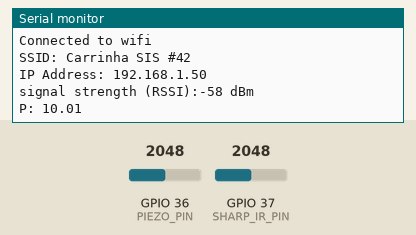
The sketch below on a simulated ESP32. Parts: the last lines printed to the serial monitor. The inputs (shaded band) are chosen by the test bench; at power-on: GPIO 37 (SHARP_IR_PIN) = 2048, GPIO 36 (PIEZO_PIN) = 2048. WiFi joins after 1.5 s; servers stay silent unless stated; uploads are accepted with an empty reply.

Above: at 11.2 s.
11.3 s: GPIO 37 (SHARP_IR_PIN) set to 491
At 12.5 s:
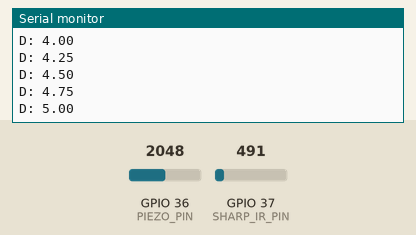
12.8 s: GPIO 36 (PIEZO_PIN) set to 2866
At 15.46 s:
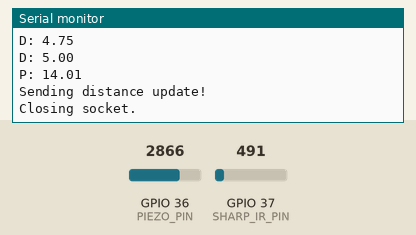
15.8 s: GPIO 36 (PIEZO_PIN) set to 3603
At 16.7 s:
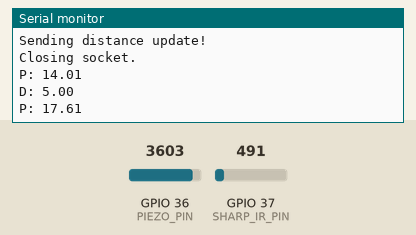
Timing chart, 0 to 18.8 s (numbered marks = the images above; inputs shaded):
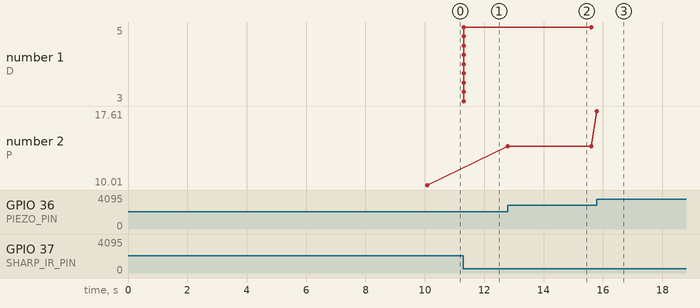

Measured:
- after the input at 11.3 s, the serial monitor: prints a new line at once (image 1)
- after the input at 12.8 s, the serial monitor: prints a new line at once (image 2)
- after the input at 15.8 s, the serial monitor: prints a new line at once (image 3)
- plotted number 2: 10.01 → 14.01 after the input at 12.8 s, 14.01 → 17.61 after the input at 15.8 s

The sketch:

monitor2.ino
```cpp
#include <SPI.h>
#include <WiFi.h>

// WIFI Globals

char ssid[] = "Carrinha SIS #42"; //  your network SSID (name)
char pass[] = "superpassword";    // your network password (use for WPA, or use as key for WEP)
int keyIndex = 0;            // your network key Index number (needed only for WEP)

int status = WL_IDLE_STATUS;
char server[] = "192.168.43.244";    // name address for data server
int port = 8080;

WiFiClient client;
String key = "RadQXmgCJWHbV6YSnuEhObDN1XrYiL";


// SENSOR Globals
const int PIEZO_PIN = A0; // Piezo output
const int SHARP_IR_PIN = A1; // Distance output


const int RunningAverageCount = 16;
float RunningAverageBuffer[RunningAverageCount];
int NextRunningAverage;

float raDistance;


// return the current time
float time() {
  return float( micros() ) * 1e-6;
}

float updateInterval = 15.0;
float lastUpdate = time();

void setup() {
  // SERIAL Setup
  Serial.begin(9600);
  while (!Serial) {
    ; // wait for serial port to connect. Needed for native USB port only
  }
  Serial.println("Program starting");

  // WIFI Setup
  if (WiFi.status() == WL_NO_SHIELD) {
    Serial.println("WiFi shield not present");
    while (true); // Stop here.
  }

  String fv = WiFi.firmwareVersion();
  if (fv != "1.1.0") {
    Serial.println(fv);
    Serial.println("Please upgrade the firmware");
  }

  // Connect
  while (status != WL_CONNECTED) {
    Serial.print("Attempting to connect to SSID: ");
    Serial.println(ssid);
    status = WiFi.begin(ssid, pass);
    delay(5000);
  }
  Serial.println("Connected to wifi");
  printWifiStatus();
}


float piezoMax = 0;
float distanceMax = 0;

void loop() {
  // Read Piezo ADC value in, and convert it to a voltage
  int piezoADC = analogRead(PIEZO_PIN);
  float piezoV = piezoADC / 1023.0 * 5.0;
  if (piezoV > 0.05) {
    if (piezoV > piezoMax) {
      piezoMax = piezoV;
      Serial.print("P: ");
      Serial.println(piezoMax);
    }
  }


  raDistance = getRADistance();
  if (raDistance > distanceMax && raDistance >= 3) {
    distanceMax = raDistance;
    Serial.print("D: ");
    Serial.println(distanceMax);
  }

  if (time() > lastUpdate + updateInterval) {

    lastUpdate = time();
    sendHTTPUpdate(key, "distance", distanceMax);
    sendHTTPUpdate(key, "piezo", piezoMax);
    distanceMax = 0;
    piezoMax = 0;
  }

//  delay(100);
}


float getRADistance() {
    float volts = analogRead(SHARP_IR_PIN)*0.0048828125;  // value from sensor * (5/1024)
    int distance = 13*pow(volts, -1); // worked out from datasheet graph

    RunningAverageBuffer[NextRunningAverage++] = distance;
    if (NextRunningAverage >= RunningAverageCount) {
      NextRunningAverage = 0;
    }
    float RunningAverageDistance = 0;
    for(int i=0; i< RunningAverageCount; ++i) {
      RunningAverageDistance += RunningAverageBuffer[i];
    }
    return RunningAverageDistance /= RunningAverageCount;
}


void sendHTTPUpdate(String key, String source, float value) {
  char inChar;
  if (client.connect(server, port)) {
    Serial.println("Sending distance update!");
    // Make a HTTP request:
    client.print("GET /?key=");
    client.print(key);
    client.print("&source=");
    client.print(source);
    client.print("&value=");
    client.println(value);
    client.print("Host: ");
    client.println(server);
    // client.println("Connection: close");
    client.println();
  } else {
    Serial.println("Connection Failed.");
  }

  // if we don' read, even empty responses, eventually we run out of sockets...
  while(client.connected()) {
    while(client.available()) {
      inChar = client.read();
      Serial.write(inChar);
    }
  }

  Serial.println("Closing socket.");
  client.stop();
}


void printWifiStatus() {
  // print the SSID of the network you're attached to:
  Serial.print("SSID: ");
  Serial.println(WiFi.SSID());

  // print your WiFi shield's IP address:
  IPAddress ip = WiFi.localIP();
  Serial.print("IP Address: ");
  Serial.println(ip);

  // print the received signal strength:
  long rssi = WiFi.RSSI();
  Serial.print("signal strength (RSSI):");
  Serial.print(rssi);
  Serial.println(" dBm");
}
```
